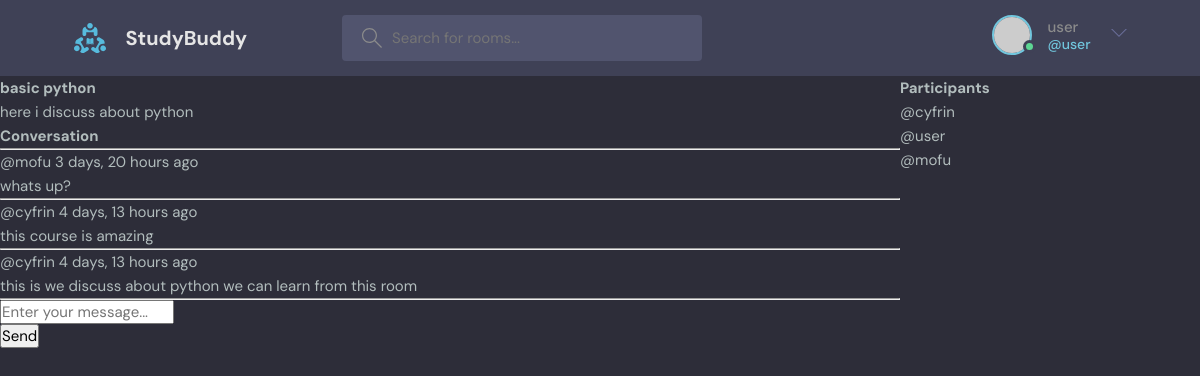
The app's page /view/9/ (signed in) with its own data.
### base/models.py (models this page shows, shortened)
class Room(models.Model):
    host=models.ForeignKey(User, on_delete=models.CASCADE, null=True)
    topic=models.ForeignKey(Topic, on_delete=models.SET_NULL, null=True)
    name=models.CharField(max_length=200)
    description=models.TextField(null=True, blank=True)
    participants= models.ManyToManyField(User, related_name='participants', blank=True)
    updated=models.DateTimeField(auto_now=True)
    created=models.DateTimeField(auto_now_add=True)
    class Meta:
        ordering=['-updated', '-created']

class Message(models.Model):
     user=models.ForeignKey(User, on_delete=models.CASCADE)
     room=models.ForeignKey(Room, on_delete=models.CASCADE)
     body=models.TextField()
     updated=models.DateTimeField(auto_now=True)
     created=models.DateTimeField(auto_now_add=True)
     class Meta:
        ordering=['-updated', '-created']

### base/views.py (the view, shortened to what this page needs)
# urls.py: path('view/<str:pk>/', views.view, name='view'),
def view(request, pk):
    room=Room.objects.get(id=pk)
    room_messages = room.message_set.all()
    participants= room.participants.all()
    context= {'room':room, 'room_messages':room_messages, 'participants':participants}
    return render(request, 'base/room.html',context)

### base/templates/base/room.html (shortened to what this page needs)
{% extends 'main.html' %} {% block content %}
<div class="room-container">
  <div>
    <h1>{{room.name}}</h1>
    <p>{{room.description}}</p>
    <div class="comment-wrapper">
      <h3>Conversation</h3>
      <hr />
      {% for message in room_messages %}
      <div>
        <small>@{{message.user}} {{message.created|timesince}} ago</small>
        <p>{{message.body}}</p>
        <hr />
      </div>
      {% endfor %}
    </div>
    {%if request.user.is_authenticated%}
    <div class="comment-form">
      <form method="POST" action="">
        <p>
          <input type="text" name="body" placeholder="Enter your message..." />
        </p>
        <input type="submit" value="Send" />
      </form>
    </div>
    {% endif %}
  </div>
  <div>
    <h3>Participants</h3>
    {% for part in participants %}
    <p>@{{part.username}}</p>
    {% endfor %}
  </div>
</div>
{% endblock %}

### templates/navbar.html (shortened to what this page needs)
{%load static%}
<header class="header header--loggedIn">
      <div class="container">
        <a href="{%url 'home'%}" class="header__logo">
          <img src="{% static 'images/logo.svg' %}" />
          <h1>StudyBuddy</h1>
        </a>
        <form class="header__search" method="GET" action="{% url 'home' %}">
          <label>
            <input placeholder="Search for rooms..." name="q" />
          </label>
        </form>
        <nav class="header__menu">
         {% if request.user.is_authenticated %}
          <div class="header__user">
            <a href="profile.html">
              <div class="avatar avatar--medium active">
                <img src="https://randomuser.me/api/portraits/men/37.jpg" />
              </div>
              <p>{{request.user.username}} <span>@{{request.user.username}}</span></p>
            </a>
            <button class="dropdown-button">
              <svg
                version="1.1"
                xmlns="http://www.w3.org/2000/svg"
                width="32"
                height="32"
                viewBox="0 0 32 32"
              >
                <title>chevron-down</title>
                <path d="M16 21l-13-13h-3l16 16 16-16h-3l-13 13z"></path>
              </svg>
            </button>
          </div>
          {% else %}
          <a href="{% url 'login' %}">
            <img src="{% static 'images/avatar.svg' %}" />
            <p>Login</p>
          </a>
            {% endif %}
        </nav>
      </div>
    </header>

### static/styles/style.css (style rules this page uses)
:root { --color-main: #71c6dd; --color-main-light: #e1f6fb; --color-dark: #3f4156; --color-dark-medium: #51546e; --color-dark-light: #696d97; --color-light: #e5e5e5; --color-gray: #8b8b8b; --color-light-gray: #b2bdbd; --color-bg: #2d2d39; --color-success: #5dd693; --color-error: #fc4b0b; }
* { font-family: "DM Sans", -apple-system, BlinkMacSystemFont, "Segoe UI", Roboto, Oxygen, Ubuntu, Cantarell, "Open Sans", "Helvetica Neue", sans-serif; margin: 0; padding: 0; box-sizing: border-box; text-rendering: optimizeLegibility; font-size: inherit; }
html { font-size: 56.25%; }
@media only screen and (min-width: 1200px) { html { font-size: 62.5%; } }
body { line-height: 1.6; font-weight: 400; font-size: 1.5rem; color: var(--color-light-gray); background-color: var(--color-bg); min-height: 100vh; }
img { width: 100%; }
a { display: inline-block; color: var(--color-main); text-decoration: none; }
.container { max-width: 120rem; width: 90%; margin: auto; }
.avatar { position: relative; display: inline-block; border-radius: 50%; border: 2px solid var(--color-main); }
.avatar img { display: block; border-radius: 50%; object-fit: cover; object-position: center; }
.avatar::after { content: ""; display: block; position: absolute; background-color: var(--color-gray); z-index: 111; border-radius: 50%; border: 0.3rem solid var(--color-dark); }
.avatar.active::after { background-color: var(--color-success); }
.avatar.avatar--medium img { width: 3.6rem; height: 3.6rem; border-radius: 50%; }
.avatar.avatar--medium:after { width: 0.7rem; height: 0.7rem; bottom: 0px; right: -6px; }
.header { padding: 1.5rem; background-color: var(--color-dark); }
.header > .container { display: flex; gap: 9.5rem; }
.header__logo, .header__user { display: flex; gap: 2rem; align-items: center; }
.header__logo > img { height: 3.2rem; width: 3.2rem; }
.header__logo > h1 { font-weight: 700; font-size: 2rem; color: var(--color-light); }
.header__search > label { background-color: var(--color-dark-medium); padding: 1.3rem 1rem; display: flex; align-items: center; gap: 1rem; border-radius: 4px; }
.header__search svg { fill: var(--color-gray); width: 2rem; height: 2rem; margin-left: 1rem; }
.header__search input { width: 30rem; background: transparent; border: none; outline: none; color: var(--color-light); }
.header__menu { margin-left: auto; position: relative; }
.header__menu a { display: flex; gap: 1.5rem; align-items: center; font-weight: 500; text-decoration: none; color: var(--color-gray); }
.header__menu img { height: 3.6rem; }
.header__menu p { line-height: 1.2; }
.header__menu span { color: var(--color-main); font-weight: 500; font-size: 1.4rem; display: block; }
.header__menu svg { width: 1.6rem; height: 1.6rem; fill: var(--color-dark-light); }
.dropdown-button { background: transparent; border: 0; outline: 0; cursor: pointer; }

### base/templates/base/room.html (style rules this page uses)
.room-container { display: grid; grid-template-columns: 3fr 1fr; }

### records on screen
Room: name "basic python", description "here i discuss about python"
Message: user "mofu", created "3 days, 20 hours", body "whats up?"
Message: user "cyfrin", created "4 days, 13 hours", body "this course is amazing"
Message: user "cyfrin", created "4 days, 13 hours", body "this is we discuss about python we can learn from this room"

### other values on screen
{{ request.user.username }} "user"
{{ part.username }} "cyfrin"
{{ part.username }} "user"
{{ part.username }} "mofu"
